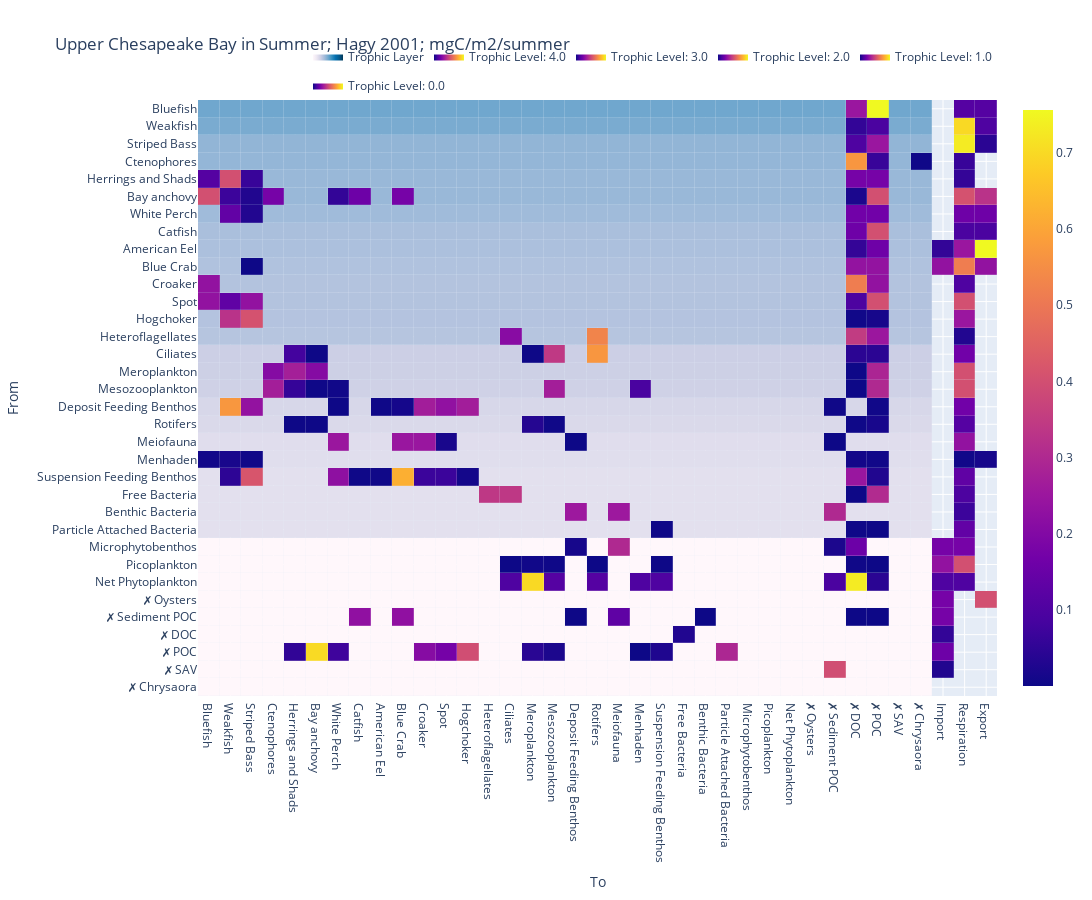

The notebook cell saved with this chart:
### Markdown cell above
### external flows

### Code cell
show_heatmap(food_webs[0], normalization='inputs', show_trophic_layer=True, add_external_flows=True)

### Figure 1 — Plotly figure (JSON) as saved in the notebook; plotly's stock layout.template omitted (floating-point values rounded to 4 significant figures; data arrays with more than 128 entries replaced by an {"elided": "..."} marker saying what was removed)
{"data": [{"colorscale": [[0, "rgb(255,247,251)"], [0.125, "rgb(236,231,242)"], [0.25, "rgb(208,209,230)"], [0.375, "rgb(166,189,219)"], [0.5, "rgb(116,169,207)"], [0.625, "rgb(54,144,192)"], [0.75, "rgb(5,112,176)"], [0.875, "rgb(4,90,141)"], [1, "rgb(2,56,88)"]], "hovertemplate": "Weight: %{z:.6f}<extra></extra>", "name": "Trophic Layer", "showlegend": true, "showscale": false, "type": "heatmap", "x": {"elided": "1156 str values"}, "xgap": 0.2, "y": {"elided": "1156 str values"}, "ygap": 0.2, "z": {"elided": "1156 float values"}, "zmax": 7.097, "zmin": 1}, {"coloraxis": "coloraxis", "colorscale": [[0, "rgb(12,51,131)"], [0.25, "rgb(10,136,186)"], [0.5, "rgb(242,211,56)"], [0.75, "rgb(242,143,56)"], [1, "rgb(217,30,30)"]], "hoverinfo": "skip", "legendgroup": "4.0", "name": "Trophic Level: 4.0", "showlegend": true, "showscale": true, "type": "heatmap", "x": ["✗ POC", "✗ DOC", "✗ POC", "✗ DOC", "✗ POC", "✗ DOC", "✗ Chrysaora", "✗ POC", "✗ DOC"], "xgap": 0.2, "y": ["Weakfish", "Weakfish", "Bluefish", "Bluefish", "Striped Bass", "Striped Bass", "Ctenophores", "Ctenophores", "Ctenophores"], "ygap": 0.2, "z": [0.09419, 0.05581, 0.756, 0.2476, 0.2476, 0.1015, 0.004416, 0.0631, 0.5679], "zmax": 0.756, "zmin": 0.0001729}, {"coloraxis": "coloraxis", "colorscale": [[0, "rgb(12,51,131)"], [0.25, "rgb(10,136,186)"], [0.5, "rgb(242,211,56)"], [0.75, "rgb(242,143,56)"], [1, "rgb(217,30,30)"]], "hoverinfo": "skip", "legendgroup": "3.0", "name": "Trophic Level: 3.0", "showlegend": true, "showscale": true, "type": "heatmap", "x": ["✗ POC", "✗ DOC", "✗ POC", "✗ DOC", "Weakfish", "Striped Bass", "✗ POC", "✗ DOC", "Bluefish", "✗ POC", "✗ DOC", "Weakfish", "Bluefish", "Striped Bass", "✗ POC", "✗ DOC", "Weakfish", "Striped Bass", "✗ POC", "✗ DOC", "Weakfish", "Bluefish", "Striped Bass", "✗ POC", "✗ DOC", "Weakfish", "Bluefish", "Striped Bass", "Catfish", "White Perch", "Blue Crab", "Ctenophores", "✗ POC", "✗ DOC", "Striped Bass", "✗ POC", "✗ DOC", "Ciliates", "Rotifers", "✗ POC", "✗ DOC", "Herrings and Shads", "Bay anchovy", "Meroplankton", "Rotifers", "Mesozooplankton", "✗ POC", "✗ DOC", "Herrings and Shads", "Bay anchovy", "Ctenophores", "✗ POC", "✗ DOC", "White Perch", "Herrings and Shads", "Bay anchovy", "Menhaden", "Ctenophores", "Mesozooplankton", "✗ POC", "✗ DOC"], "xgap": 0.2, "y": ["Catfish", "Catfish", "American Eel", "American Eel", "Hogchoker", "Hogchoker", "Hogchoker", "Hogchoker", "Croaker", "Croaker", "Croaker", "Spot", "Spot", "Spot", "Spot", "Spot", "White Perch", "White Perch", "White Perch", "White Perch", "Herrings and Shads", "Herrings and Shads", "Herrings and Shads", "Herrings and Shads", "Herrings and Shads", "Bay anchovy", "Bay anchovy", "Bay anchovy", "Bay anchovy", "Bay anchovy", "Bay anchovy", "Bay anchovy", "Bay anchovy", "Bay anchovy", "Blue Crab", "Blue Crab", "Blue Crab", "Heteroflagellates", "Heteroflagellates", "Heteroflagellates", "Heteroflagellates", "Ciliates", "Ciliates", "Ciliates", "Ciliates", "Ciliates", "Ciliates", "Ciliates", "Meroplankton", "Meroplankton", "Meroplankton", "Meroplankton", "Meroplankton", "Mesozooplankton", "Mesozooplankton", "Mesozooplankton", "Mesozooplankton", "Mesozooplankton", "Mesozooplankton", "Mesozooplankton", "Mesozooplankton"], "ygap": 0.2, "z": [0.401, 0.1606, 0.1606, 0.05699, 0.3264, 0.4067, 0.0152, 0.005733, 0.2329, 0.2329, 0.5133, 0.1339, 0.2317, 0.2317, 0.4022, 0.09729, 0.1376, 0.03063, 0.1661, 0.1661, 0.4023, 0.1123, 0.06352, 0.1763, 0.1763, 0.06893, 0.4023, 0.02987, 0.1581, 0.05634, 0.1768, 0.1768, 0.4023, 0.02073, 0.001389, 0.2351, 0.2351, 0.2114, 0.5293, 0.25, 0.3487, 0.08136, 0.0009615, 0.0009615, 0.568, 0.3408, 0.04388, 0.04388, 0.2722, 0.2071, 0.2071, 0.29, 0.002196, 0.005429, 0.05964, 0.003786, 0.09164, 0.2697, 0.2697, 0.3, 0.000173], "zmax": 0.756, "zmin": 0.0001729}, {"coloraxis": "coloraxis", "colorscale": [[0, "rgb(12,51,131)"], [0.25, "rgb(10,136,186)"], [0.5, "rgb(242,211,56)"], [0.75, "rgb(242,143,56)"], [1, "rgb(217,30,30)"]], "hoverinfo": "skip", "legendgroup": "2.0", "name": "Trophic Level: 2.0", "showlegend": true, "showscale": true, "type": "heatmap", "x": ["Weakfish", "Bluefish", "Striped Bass", "✗ POC", "✗ DOC", "Weakfish", "Striped Bass", "Catfish", "American Eel", "Hogchoker", "Croaker", "Spot", "White Perch", "Blue Crab", "✗ POC", "✗ DOC", "Croaker", "Spot", "White Perch", "Blue Crab", "Deposit Feeding Benthos", "✗ Sediment POC", "Heteroflagellates", "Ciliates", "✗ POC", "✗ DOC", "Suspension Feeding Benthos", "✗ POC", "✗ DOC", "Weakfish", "Striped Bass", "American Eel", "Hogchoker", "Croaker", "Spot", "White Perch", "Blue Crab", "✗ POC", "✗ Sediment POC", "Herrings and Shads", "Bay anchovy", "Meroplankton", "Mesozooplankton", "✗ POC", "✗ DOC", "Meiofauna", "Deposit Feeding Benthos", "✗ Sediment POC"], "xgap": 0.2, "y": ["Menhaden", "Menhaden", "Menhaden", "Menhaden", "Menhaden", "Suspension Feeding Benthos", "Suspension Feeding Benthos", "Suspension Feeding Benthos", "Suspension Feeding Benthos", "Suspension Feeding Benthos", "Suspension Feeding Benthos", "Suspension Feeding Benthos", "Suspension Feeding Benthos", "Suspension Feeding Benthos", "Suspension Feeding Benthos", "Suspension Feeding Benthos", "Meiofauna", "Meiofauna", "Meiofauna", "Meiofauna", "Meiofauna", "Meiofauna", "Free Bacteria", "Free Bacteria", "Free Bacteria", "Free Bacteria", "Particle Attached Bacteria", "Particle Attached Bacteria", "Particle Attached Bacteria", "Deposit Feeding Benthos", "Deposit Feeding Benthos", "Deposit Feeding Benthos", "Deposit Feeding Benthos", "Deposit Feeding Benthos", "Deposit Feeding Benthos", "Deposit Feeding Benthos", "Deposit Feeding Benthos", "Deposit Feeding Benthos", "Deposit Feeding Benthos", "Rotifers", "Rotifers", "Rotifers", "Rotifers", "Rotifers", "Rotifers", "Benthic Bacteria", "Benthic Bacteria", "Benthic Bacteria"], "ygap": 0.2, "z": [0.01734, 0.007723, 0.004251, 0.006083, 0.008765, 0.04789, 0.4157, 0.003413, 0.004522, 0.01007, 0.06864, 0.06864, 0.2247, 0.62, 0.02937, 0.2466, 0.2466, 0.01776, 0.2486, 0.2467, 0.000326, 0.0001926, 0.3395, 0.3395, 0.3049, 0.0009184, 0.003582, 0.001036, 0.003735, 0.5714, 0.2333, 0.002474, 0.2671, 0.2671, 0.2301, 0.001158, 0.01265, 0.005667, 0.004242, 0.001297, 0.001164, 0.0362, 0.004344, 0.01694, 0.002449, 0.2536, 0.2536, 0.3006], "zmax": 0.756, "zmin": 0.0001729}, {"coloraxis": "coloraxis", "colorscale": [[0, "rgb(12,51,131)"], [0.25, "rgb(10,136,186)"], [0.5, "rgb(242,211,56)"], [0.75, "rgb(242,143,56)"], [1, "rgb(217,30,30)"]], "hoverinfo": "skip", "legendgroup": "1.0", "name": "Trophic Level: 1.0", "showlegend": true, "showscale": true, "type": "heatmap", "x": ["Menhaden", "Suspension Feeding Benthos", "Ciliates", "Meroplankton", "Rotifers", "Mesozooplankton", "✗ POC", "✗ DOC", "✗ Sediment POC", "Suspension Feeding Benthos", "Ciliates", "Meroplankton", "Rotifers", "Mesozooplankton", "✗ POC", "✗ DOC", "Meiofauna", "Deposit Feeding Benthos", "✗ DOC", "✗ Sediment POC", "✗ Sediment POC", "Hogchoker", "Croaker", "Spot", "White Perch", "Herrings and Shads", "Bay anchovy", "Menhaden", "Suspension Feeding Benthos", "Particle Attached Bacteria", "Meroplankton", "Mesozooplankton", "Free Bacteria", "Catfish", "Blue Crab", "Meiofauna", "Deposit Feeding Benthos", "Benthic Bacteria", "✗ POC", "✗ DOC"], "xgap": 0.2, "y": ["Net Phytoplankton", "Net Phytoplankton", "Net Phytoplankton", "Net Phytoplankton", "Net Phytoplankton", "Net Phytoplankton", "Net Phytoplankton", "Net Phytoplankton", "Net Phytoplankton", "Picoplankton", "Picoplankton", "Picoplankton", "Picoplankton", "Picoplankton", "Picoplankton", "Picoplankton", "Microphytobenthos", "Microphytobenthos", "Microphytobenthos", "Microphytobenthos", "✗ SAV", "✗ POC", "✗ POC", "✗ POC", "✗ POC", "✗ POC", "✗ POC", "✗ POC", "✗ POC", "✗ POC", "✗ POC", "✗ POC", "✗ DOC", "✗ Sediment POC", "✗ Sediment POC", "✗ Sediment POC", "✗ Sediment POC", "✗ Sediment POC", "✗ Sediment POC", "✗ Sediment POC"], "ygap": 0.2, "z": [0.1005, 0.1005, 0.101, 0.6988, 0.1133, 0.1133, 0.0435, 0.7307, 0.09419, 0.001111, 0.0001729, 0.006717, 0.0006449, 0.002515, 0.0005454, 0.003934, 0.3, 0.01422, 0.1563, 0.02171, 0.3958, 0.3958, 0.2083, 0.1733, 0.07328, 0.05316, 0.7003, 0.0003975, 0.02677, 0.2929, 0.04162, 0.02162, 0.03, 0.2271, 0.2271, 0.1324, 0.001866, 0.0002239, 0.0008732, 0.0002525], "zmax": 0.756, "zmin": 0.0001729}, {"coloraxis": "coloraxis", "colorscale": [[0, "rgb(12,51,131)"], [0.25, "rgb(10,136,186)"], [0.5, "rgb(242,211,56)"], [0.75, "rgb(242,143,56)"], [1, "rgb(217,30,30)"]], "hoverinfo": "skip", "legendgroup": "0.0", "name": "Trophic Level: 0.0", "showlegend": true, "showscale": true, "type": "heatmap", "x": ["Import", "Respiration", "Export", "Respiration", "Export", "Respiration", "Export", "Respiration", "Export", "Respiration", "Import", "Export", "Respiration", "Respiration", "Respiration", "Respiration", "Export", "Respiration", "Respiration", "Export", "Respiration", "Export", "Respiration", "Import", "Export", "Respiration", "Respiration", "Respiration", "Import", "Respiration", "Respiration", "Respiration", "Respiration", "Respiration", "Respiration", "Respiration", "Respiration", "Respiration", "Import", "Respiration", "Respiration", "Respiration", "Import", "Import", "Import", "Import", "Import", "Export"], "xgap": 0.2, "y": ["Net Phytoplankton", "Net Phytoplankton", "Weakfish", "Weakfish", "Bluefish", "Bluefish", "Striped Bass", "Striped Bass", "Catfish", "Catfish", "American Eel", "American Eel", "American Eel", "Hogchoker", "Croaker", "Spot", "White Perch", "White Perch", "Herrings and Shads", "Bay anchovy", "Bay anchovy", "Menhaden", "Menhaden", "Blue Crab", "Blue Crab", "Blue Crab", "Suspension Feeding Benthos", "Meiofauna", "Picoplankton", "Picoplankton", "Free Bacteria", "Particle Attached Bacteria", "Heteroflagellates", "Ciliates", "Deposit Feeding Benthos", "Meroplankton", "Rotifers", "Ctenophores", "Microphytobenthos", "Microphytobenthos", "Benthic Bacteria", "Mesozooplankton", "✗ SAV", "✗ POC", "✗ DOC", "✗ Sediment POC", "✗ Oysters", "✗ Oysters"], "ygap": 0.2, "z": [0.1005, 0.1005, 0.101, 0.6988, 0.1133, 0.1133, 0.0435, 0.7307, 0.09419, 0.09419, 0.05581, 0.756, 0.2476, 0.2476, 0.1015, 0.401, 0.1606, 0.1606, 0.05699, 0.3264, 0.4067, 0.0152, 0.005733, 0.2329, 0.2329, 0.5133, 0.1339, 0.2317, 0.2317, 0.4022, 0.09729, 0.1376, 0.03063, 0.1661, 0.1661, 0.4023, 0.1123, 0.06352, 0.1763, 0.1763, 0.06893, 0.4023, 0.02987, 0.1581, 0.05634, 0.1768, 0.1768, 0.4023], "zmax": 0.756, "zmin": 0.0001729}], "layout": {"autosize": true, "height": 900, "legend": {"orientation": "h", "x": 1, "xanchor": "right", "y": 1, "yanchor": "bottom"}, "title": {"text": "Upper Chesapeake Bay in Summer; Hagy 2001; mgC/m2/summer"}, "width": 1200, "xaxis": {"autorange": true, "categoryarray": ["Bluefish", "Weakfish", "Striped Bass", "Ctenophores", "Herrings and Shads", "Bay anchovy", "White Perch", "Catfish", "American Eel", "Blue Crab", "Croaker", "Spot", "Hogchoker", "Heteroflagellates", "Ciliates", "Meroplankton", "Mesozooplankton", "Deposit Feeding Benthos", "Rotifers", "Meiofauna", "Menhaden", "Suspension Feeding Benthos", "Free Bacteria", "Benthic Bacteria", "Particle Attached Bacteria", "Microphytobenthos", "Picoplankton", "Net Phytoplankton", "✗ Oysters", "✗ Sediment POC", "✗ DOC", "✗ POC", "✗ SAV", "✗ Chrysaora"], "range": [-0.5, 36.5], "showspikes": true, "spikethickness": 0.5, "title": {"text": "To"}, "type": "category"}, "yaxis": {"autorange": true, "categoryarray": ["✗ Chrysaora", "✗ SAV", "✗ POC", "✗ DOC", "✗ Sediment POC", "✗ Oysters", "Net Phytoplankton", "Picoplankton", "Microphytobenthos", "Particle Attached Bacteria", "Benthic Bacteria", "Free Bacteria", "Suspension Feeding Benthos", "Menhaden", "Meiofauna", "Rotifers", "Deposit Feeding Benthos", "Mesozooplankton", "Meroplankton", "Ciliates", "Heteroflagellates", "Hogchoker", "Spot", "Croaker", "Blue Crab", "American Eel", "Catfish", "White Perch", "Bay anchovy", "Herrings and Shads", "Ctenophores", "Striped Bass", "Weakfish", "Bluefish"], "range": [-0.5, 33.5], "showspikes": true, "spikemode": "across", "spikesnap": "cursor", "spikethickness": 0.5, "title": {"text": "From"}, "type": "category"}}}
